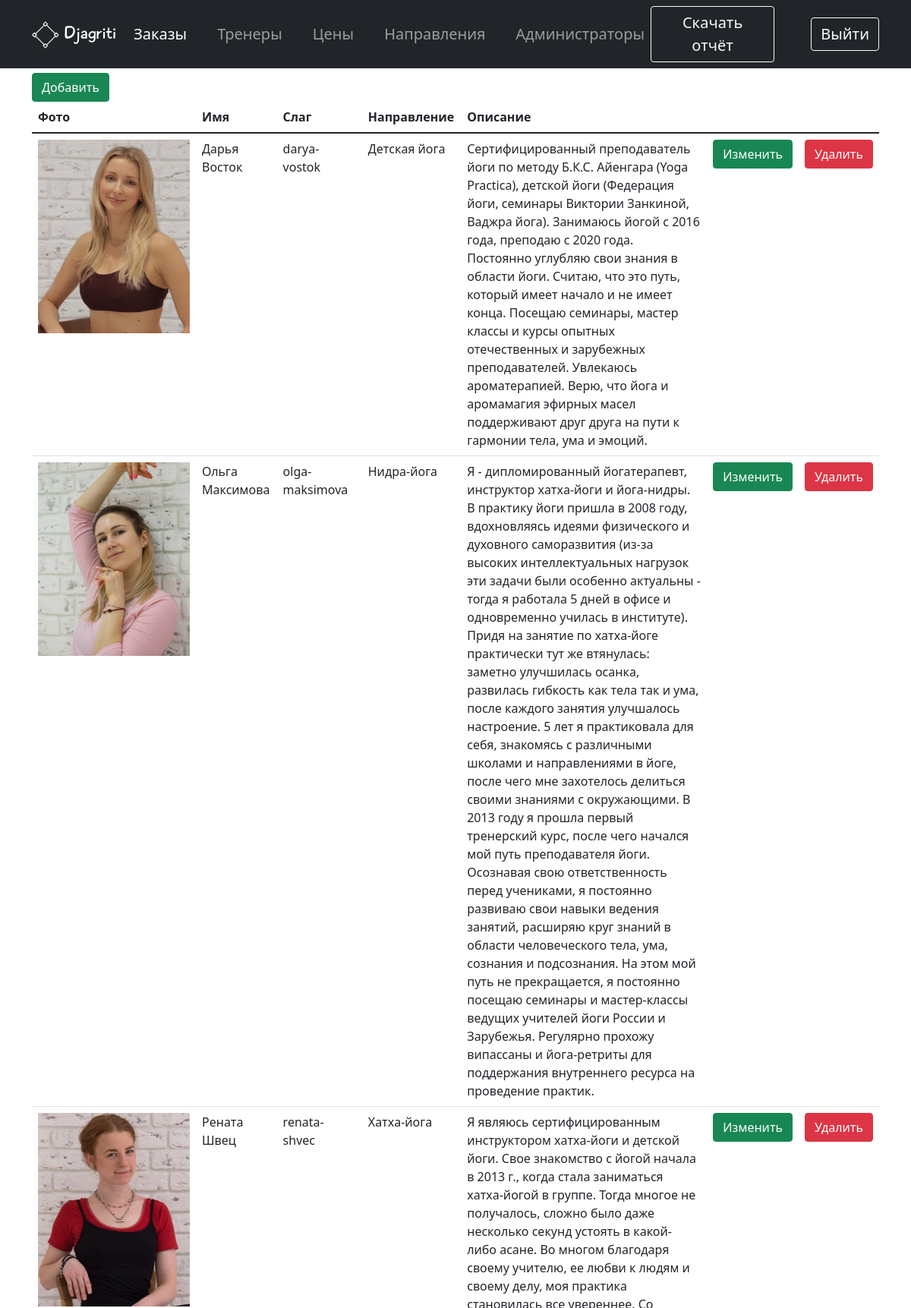
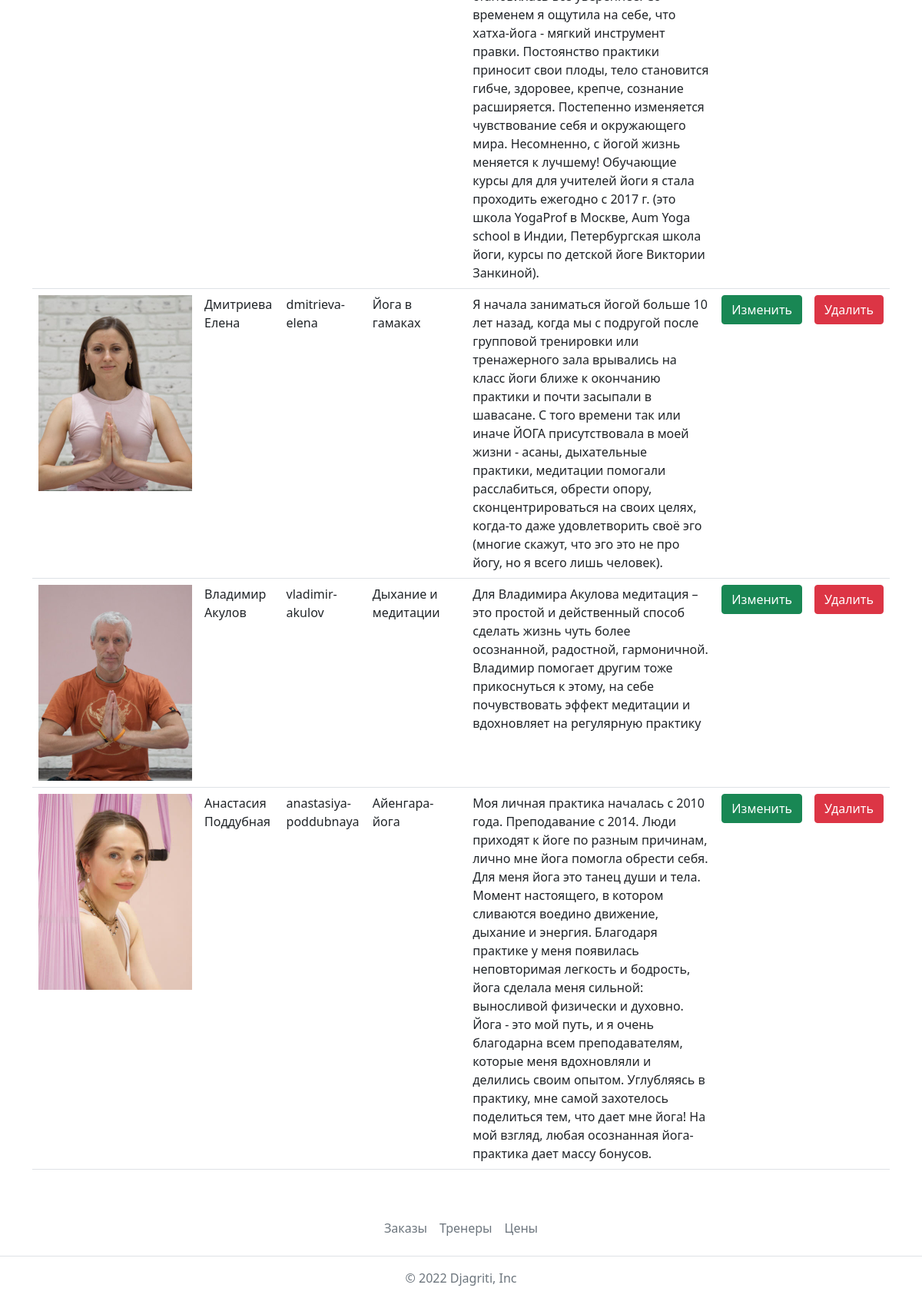
Page /admin-teach/ (signed in) on the committed database (2 pictures, top to bottom).
### cms/models.py (models this page shows, shortened)
class CmsTeachers(models.Model):
    photo = models.ImageField(upload_to='teachers_photo/')
    name = models.CharField(max_length=100, verbose_name='Имя')
    slug = models.SlugField(max_length=100, unique=True, db_index=True, verbose_name="URL")
    napr = models.ForeignKey(NaprCrm, on_delete=models.PROTECT, verbose_name='Направление')
    description = models.TextField(verbose_name="Описание")
    class Meta:
        verbose_name = "Тренер"
        verbose_name_plural = "Тренеры"

### crm/models.py (models this page shows)
class NaprCrm(models.Model):
    napr_name = models.CharField(max_length=100, verbose_name='Направление')
    description = models.TextField(verbose_name="Описание", null=True)
    image = models.ImageField(upload_to="napr/", null=True)
    def __str__(self):
        return self.napr_name
    class Meta:
        verbose_name = 'Направление'
        verbose_name_plural = 'Направления'

### crm/views.py (the view)
# urls.py: path('admin-teach/', admin_teachers, name='admin_teachers'),
@login_required
def admin_teachers(request):
    teacher = CmsTeachers.objects.all()
    return render(request, 'crm/admin_teachers.html', {'order': teacher, 'title': "Панель управления"})

### crm/templates/crm/admin_teachers.html
{% extends 'crm/admin_base.html' %}
{% load static %}
{% block content %}
    <div class="container pt-5">
    <div class="row mt-5">
        <div class="col">
        <a href="{% url 'add_teacher' %}" class="btn btn-success">Добавить</a>
        <table class="table">
            <thead>
                <tr>
                    <th scope="col">Фото</th>
                    <th scope="col">Имя</th>
                    <th scope="col">Слаг</th>
                    <th scope="col">Направление</th>
                    <th scope="col">Описание</th>
                </tr>
            </thead>
            <tbody>
            {% for i in order%}
            <tr>
                <td><img width="200px" src="{{i.photo.url}}"></td>
                <td>{{i.name}}</td>
                <td>{{i.slug}}</td>
                <td>{{i.napr}}</td>
                <td>{{i.description}}</td>
                <td><a class="btn btn-success" href="{% url 'update_teacher' i.id %}">Изменить</a></td>
                <td><a class="btn btn-danger" href="{% url 'delete_teacher' i.id %}">Удалить</a></td>
            </tr>
            {% endfor %}
        </tbody>
    </table>
        </div>
    </div>
</div>
{% endblock %}

### rows in the picture
CmsTeachers: photo (picture), name "Дарья Восток", slug "darya-vostok", napr "Детская йога", description "Сертифицированный преподаватель йоги по методу Б.К.С. Айенгара (Yoga Practica), детской йоги (Федерация йоги, семинары Виктории Занкиной, Ваджра йога). Занимаюсь йогой с 2016 года, преподаю с 2020 года. Постоянно углубляю свои знания в области йоги. Считаю, что это путь, который имеет начало и не имеет конца. Посещаю семинары, мастер классы и курсы опытных отечественных и зарубежных преподавателей. Увлекаюсь ароматерапией. Верю, что йога и аромамагия эфирных масел поддерживают друг друга на пути к гармонии тела, ума и эмоций."
CmsTeachers: photo (picture), name "Ольга Максимова", slug "olga-maksimova", napr "Нидра-йога", description "Я - дипломированный йогатерапевт, инструктор хатха-йоги и йога-нидры. В практику йоги пришла в 2008 году, вдохновляясь идеями физического и духовного саморазвития (из-за высоких интеллектуальных нагрузок эти задачи были особенно актуальны - тогда я работала 5 дней в офисе и одновременно училась в институте). Придя на занятие по хатха-йоге практически тут же втянулась: заметно улучшилась осанка, развилась гибкость как тела так и ума, после каждого занятия улучшалось настроение. 5 лет я практиковала для себя, знакомясь с различными школами и направлениями в йоге, после чего мне захотелось делиться своими знаниями с окружающими. В 2013 году я прошла первый тренерский курс, после чего начался…"
CmsTeachers: photo (picture), name "Рената Швец", slug "renata-shvec", napr "Хатха-йога", description "Я являюсь сертифицированным инструктором хатха-йоги и детской йоги. Свое знакомство с йогой начала в 2013 г., когда стала заниматься хатха-йогой в группе. Тогда многое не получалось, сложно было даже несколько секунд устоять в какой-либо асане. Во многом благодаря своему учителю, ее любви к людям и своему делу, моя практика становилась все увереннее. Со временем я ощутила на себе, что хатха-йога - мягкий инструмент правки. Постоянство практики приносит свои плоды, тело становится гибче, здоровее, крепче, сознание расширяется. Постепенно изменяется чувствование себя и окружающего мира. Несомненно, с йогой жизнь меняется к лучшему! Обучающие курсы для для учителей йоги я стала проходить…"
CmsTeachers: photo (picture), name "Дмитриева Елена", slug "dmitrieva-elena", napr "Йога в гамаках", description "Я начала заниматься йогой больше 10 лет назад, когда мы с подругой после групповой тренировки или тренажерного зала врывались на класс йоги ближе к окончанию практики и почти засыпали в шавасане. С того времени так или иначе ЙОГА присутствовала в моей жизни - асаны, дыхательные практики, медитации помогали расслабиться, обрести опору, сконцентрироваться на своих целях, когда-то даже удовлетворить своё эго (многие скажут, что эго это не про йогу, но я всего лишь человек)."
CmsTeachers: photo (picture), name "Владимир Акулов", slug "vladimir-akulov", napr "Дыхание и медитации", description "Для Владимира Акулова медитация – это простой и действенный способ сделать жизнь чуть более осознанной, радостной, гармоничной. Владимир помогает другим тоже прикоснуться к этому, на себе почувствовать эффект медитации и вдохновляет на регулярную практику"
CmsTeachers: photo (picture), name "Анастасия Поддубная", slug "anastasiya-poddubnaya", napr "Айенгара-йога", description "Моя личная практика началась с 2010 года. Преподавание с 2014. Люди приходят к йоге по разным причинам, лично мне йога помогла обрести себя. Для меня йога это танец души и тела. Момент настоящего, в котором сливаются воедино движение, дыхание и энергия. Благодаря практике у меня появилась неповторимая легкость и бодрость, йога сделала меня сильной: выносливой физически и духовно. Йога - это мой путь, и я очень благодарна всем преподавателям, которые меня вдохновляли и делились своим опытом. Углубляясь в практику, мне самой захотелось поделиться тем, что дает мне йога! На мой взгляд, любая осознанная йога-практика дает массу бонусов."
